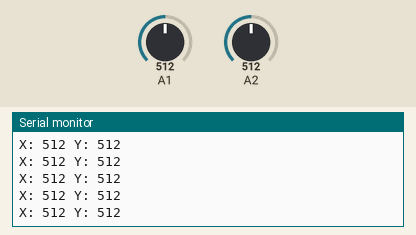
The sketch below on a simulated Arduino Uno, built with avr-gcc and run on an emulated ATmega328P. On the bench: the last lines printed to the serial monitor. Inputs (shaded band) come from the test bench; at power-on: A1 = 512, A2 = 512.

Above: at 1.2 s.
1.3 s: A1 set to 108
At 2.3 s:
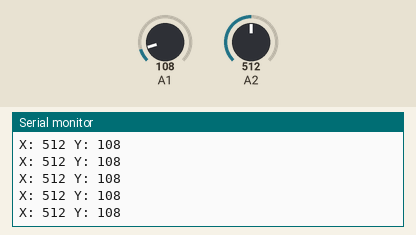
4.3 s: A1 set to 93
At 5.1 s:
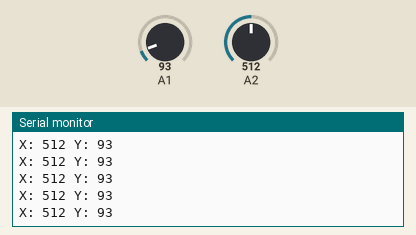
Timing chart, 0 to 7.3 s (numbered marks = the images above; inputs shaded):
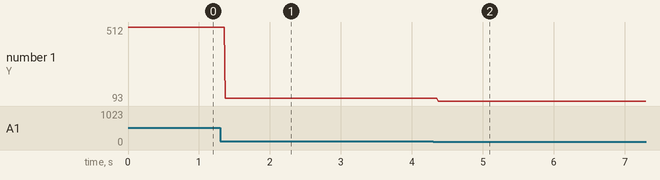

The sketch:

arduino.ino
```cpp
int Xval = 0;
int Yval = 0;
void setup() {
  // put your setup code here, to run once:
  Serial.begin(9600);
}

void loop() {
  // put your main code here, to run repeatedly:
  Xval = analogRead(A2);  // X
  Yval = analogRead(A1);  // Y
  Serial.println("X: " + String(Xval) + " Y: " + String(Yval));

  /*
  if (Yval <= 10) {
    Serial.println("W");
  }
  if (Yval >= 670) {
    Serial.println("S");
  }
  if (Xval <= 10) {
    Serial.println("D");
  }
  if (Xval >= 670) {
    Serial.println("A");
  }
  */
}
```

Measured:
- after the input at 1.3 s, the serial monitor: prints a new line after 0.07 s (image 1)
- after the input at 4.3 s, the serial monitor: prints a new line after 0.07 s (image 2)
- plotted number 1: 512 → 108 after the input at 1.3 s, 108 → 93 after the input at 4.3 s
